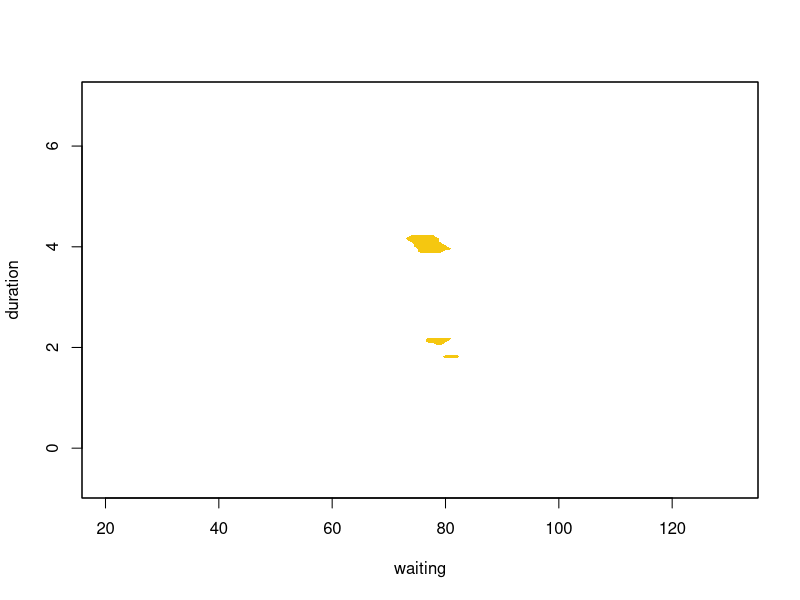

The R script that drew this image:
library(ks)


### Name: plot.kfs
### Title: Plot for kernel feature significance
### Aliases: plot.kfs
### Keywords: hplot

### ** Examples

## No test: 
library(MASS)
data(geyser)
geyser.fs <- kfs(geyser, binned=TRUE)
plot(geyser.fs)
## End(No test)
